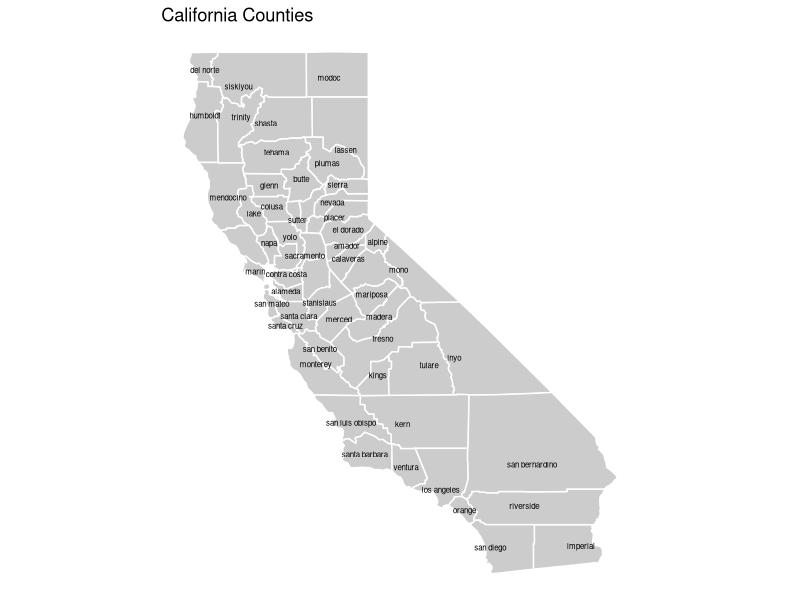

Recreate this plot in R.
# ==========================================================================
# Map of California Counties
# ==========================================================================
# This script uses the maps and ggplot2 packages to generate a simple map
# of California counties and saves it to the plots directory.
# ==========================================================================

# Load required packages
library(ggplot2)
library(maps)

# --------------------------------------------------------------------------
# Fetch county boundaries from the 'maps' package and filter to California
# --------------------------------------------------------------------------
counties <- map_data("county")
ca_counties <- subset(counties, region == "california")

# --------------------------------------------------------------------------
# Determine approximate label positions for each county
# --------------------------------------------------------------------------
label_positions <- aggregate(cbind(long, lat) ~ subregion,
                             data = ca_counties, FUN = mean)

# --------------------------------------------------------------------------
# Plot and save the map
# --------------------------------------------------------------------------
p <- ggplot(ca_counties, aes(x = long, y = lat, group = group)) +
  geom_polygon(fill = "gray80", color = "white") +
  geom_text(data = label_positions,
            mapping = aes(x = long, y = lat, label = subregion),
            inherit.aes = FALSE,        # This prevents inheriting 'group'
            size = 2, color = "black", check_overlap = TRUE) +
  coord_fixed(1.3) +
  theme_void() +
  labs(title = "California Counties")

# Create plots directory if it does not exist
if (!dir.exists("plots")) dir.create("plots")

# Save the map as PDF
ggsave(filename = "plots/california_counties_map.pdf", plot = p,
       width = 7, height = 8, units = "in")
